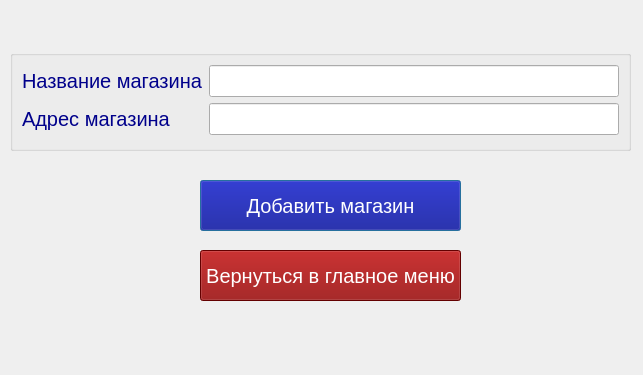
<?xml version="1.0" encoding="UTF-8"?>
<ui version="4.0">
 <class>addshopwindow</class>
 <widget class="QDialog" name="addshopwindow">
  <property name="geometry">
   <rect>
    <x>0</x>
    <y>0</y>
    <width>643</width>
    <height>375</height>
   </rect>
  </property>
  <property name="windowTitle">
   <string>Dialog</string>
  </property>
  <widget class="QPushButton" name="addButton">
   <property name="geometry">
    <rect>
     <x>200</x>
     <y>180</y>
     <width>261</width>
     <height>51</height>
    </rect>
   </property>
   <property name="styleSheet">
    <string notr="true">font-family: Arial, sans-serif;
font-size: 20px;
background-color: darkblue; 
color: white;</string>
   </property>
   <property name="text">
    <string>Добавить магазин</string>
   </property>
  </widget>
  <widget class="QGroupBox" name="groupBox">
   <property name="geometry">
    <rect>
     <x>10</x>
     <y>50</y>
     <width>621</width>
     <height>101</height>
    </rect>
   </property>
   <property name="title">
    <string/>
   </property>
   <layout class="QFormLayout" name="formLayout">
    <item row="0" column="0">
     <widget class="QLabel" name="label">
      <property name="styleSheet">
       <string notr="true">font-family: Arial, sans-serif;
font-size: 20px;
color: darkblue;</string>
      </property>
      <property name="text">
       <string>Название магазина</string>
      </property>
     </widget>
    </item>
    <item row="0" column="1">
     <widget class="QLineEdit" name="shopNameLineEdit">
      <property name="styleSheet">
       <string notr="true">font-family: Arial, sans-serif;
font-size: 20px;
color: darkblue;</string>
      </property>
     </widget>
    </item>
    <item row="1" column="0">
     <widget class="QLabel" name="label_2">
      <property name="styleSheet">
       <string notr="true">font-family: Arial, sans-serif;
font-size: 20px;
color: darkblue;</string>
      </property>
      <property name="text">
       <string>Адрес магазина</string>
      </property>
     </widget>
    </item>
    <item row="1" column="1">
     <widget class="QLineEdit" name="shopAddressLineEdit">
      <property name="styleSheet">
       <string notr="true">font-family: Arial, sans-serif;
font-size: 20px;
color: darkblue;</string>
      </property>
     </widget>
    </item>
   </layout>
  </widget>
  <widget class="QPushButton" name="exitButton">
   <property name="geometry">
    <rect>
     <x>200</x>
     <y>250</y>
     <width>261</width>
     <height>51</height>
    </rect>
   </property>
   <property name="styleSheet">
    <string notr="true">font-family: Arial, sans-serif;
font-size: 20px;
background-color: darkred; 
color: white;</string>
   </property>
   <property name="text">
    <string>Вернуться в главное меню</string>
   </property>
  </widget>
 </widget>
 <resources/>
 <connections/>
</ui>
